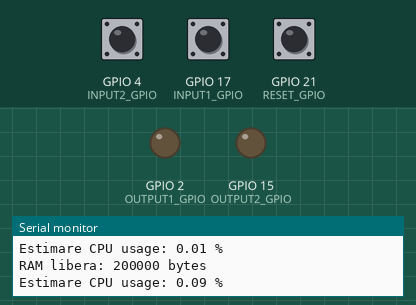
A sketch run on a simulated ESP32. Parts: output pins drawn as LEDs (lit = HIGH), the last lines printed to the serial monitor. The inputs (shaded band) are chosen by the test bench; at power-on: GPIO 17 (INPUT1_GPIO) HIGH, GPIO 4 (INPUT2_GPIO) HIGH, GPIO 21 (RESET_GPIO) HIGH.

Above: at 2.2 s.
2.3 s: GPIO 17 (INPUT1_GPIO) pulled LOW for 1 s
At 3.5 s:
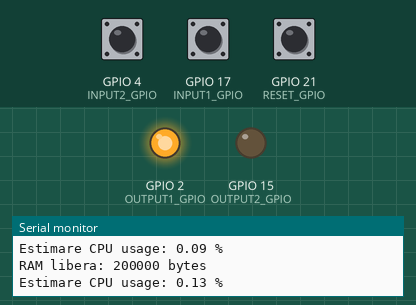
5.2 s: GPIO 17 (INPUT1_GPIO) pulled LOW for 3.2 s
At 9.2 s:
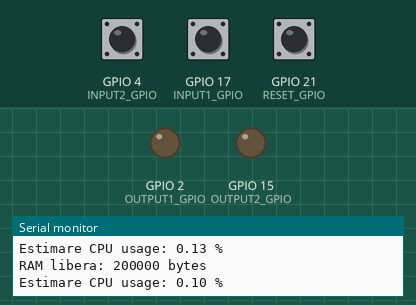
10.3 s: GPIO 4 (INPUT2_GPIO) pulsed LOW 5 times (0.12 s each, 0.3 s apart)
At 12.2 s:
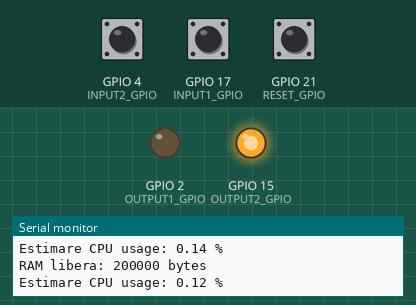
13.3 s: GPIO 17 (INPUT1_GPIO) pulled LOW for 1 s
At 14.5 s:
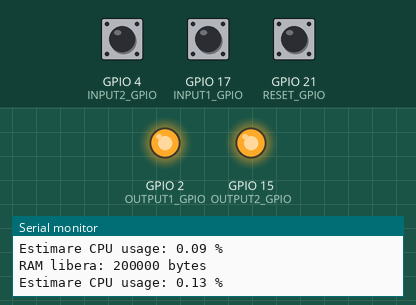
16.2 s: GPIO 21 (RESET_GPIO) pulled LOW for 0.15 s
At 16.6 s:
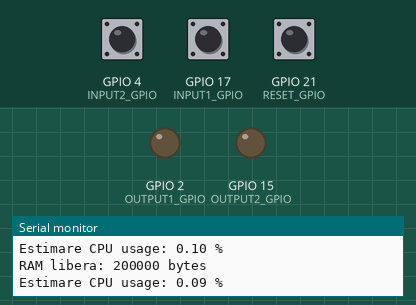
Timing chart, 0 to 18.8 s (numbered marks = the images above; inputs shaded):
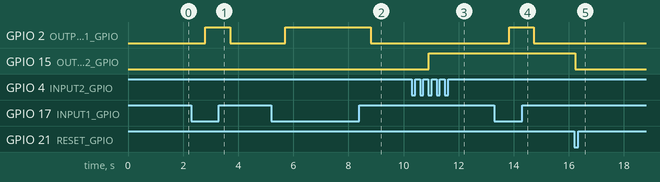

The sketch:

result_CTU.ino
```cpp
// Arduino code generated from .st file

#include <timers.h>
#include <counters.h>
#include <triggers.h>
#include "esp_heap_caps.h"
#include <Arduino.h>

#define INPUT1_GPIO 17
#define INPUT2_GPIO 4
#define RESET_GPIO 21
#define OUTPUT1_GPIO 2
#define OUTPUT2_GPIO 15

unsigned long activeTime = 0;
unsigned long lastSecond = millis();
unsigned long latency;
unsigned long start;

bool press = 0;
bool led_on = 0;

unsigned long counter = 0;

TON TON0;
TOF TOF0;
CTU CTU0;
TP TP0;
R_TRIG R_TRIG1;

void setup() {
  Serial.begin(115200);
  delay(1000);

  pinMode(INPUT1_GPIO, INPUT_PULLUP);
  pinMode(INPUT2_GPIO, INPUT_PULLUP);
  pinMode(RESET_GPIO, INPUT_PULLUP);
  pinMode(OUTPUT1_GPIO, OUTPUT);
  pinMode(OUTPUT2_GPIO, OUTPUT);

  TON0.PT = 500;
  TOF0.PT = 500;
  TP0.PT = 100;
  CTU0.PV = 3;
}

void loop() {
  unsigned long loopStart = micros();

  if (digitalRead(INPUT2_GPIO) == LOW) {
    counter++;
  }

  if (digitalRead(INPUT2_GPIO) == LOW && press == 0 && counter >= 3) {
    press = 1;
    start = micros();
  }

  bool input1 = (digitalRead(INPUT1_GPIO) == LOW);
  bool input2 = (digitalRead(INPUT2_GPIO) == LOW);
  bool reset = (digitalRead(RESET_GPIO) == LOW);

  TON0.IN = input1;
  TON0.update();

  TOF0.IN = TON0.Q;
  TOF0.update();

  TP0.IN = input2;
  TP0.update();

  R_TRIG1.CLK = TP0.Q;
  R_TRIG1.update();

  CTU0.CU = R_TRIG1.Q;
  CTU0.R = reset;
  CTU0.update();

  digitalWrite(OUTPUT1_GPIO, TOF0.Q ? HIGH : LOW);
  digitalWrite(OUTPUT2_GPIO, CTU0.Q ? HIGH : LOW);

  if (digitalRead(OUTPUT2_GPIO) == HIGH && led_on == 0) {
    latency = micros() - start;
    led_on = 1;

    Serial.print("Latenta OUTPUT: ");
    Serial.print(latency);
    Serial.println(" us");
  }

  unsigned long loopEnd = micros();
  activeTime += (loopEnd - loopStart);

  if (millis() - lastSecond >= 1000) {
    Serial.print("RAM libera: ");
    Serial.print(esp_get_free_heap_size());
    Serial.println(" bytes");

    float cpuUsage = (float)activeTime / 10000.0;
    Serial.print("Estimare CPU usage: ");
    Serial.print(cpuUsage, 2);
    Serial.println(" %");

    activeTime = 0;
    lastSecond = millis();
  }

  delay(100);
}
```

counters.h
```cpp
#ifndef __counters_h__
#define __counters_h__

#include <Arduino.h>

class CTU {
    public:
        bool CU = false;
        bool R = false;
        int PV = 0;
        int CV = 0;
        bool Q = false;

        void update() {
            if (R) {
                CV = 0;
                Q = false;
            } else if (CU) {
                CV++;
                if (CV >= PV) {
                    Q = true;
                }
            }
        }
};

class CTD {
    public:
        bool CD = false;
        bool LD = false;
        int PV = 0;
        int CV = 0;
        bool Q = false;

        void update() {
            if (LD) {
                CV = PV;
                Q = false;
            } else if (CD) {
                if (CV > 0)
                    CV--;
                Q = (CV <= 0);
            }
        }
};

class CTUD {
    public:
        bool CU = false;
        bool CD = false;
        bool R = false;
        bool LD = false;
        int PV = 0;
        int CV = 0;

        bool QU = false;
        bool QD = false;
        bool CU_T = false;
        bool CD_T = false;

    private:
       bool prev_CU = false;
       bool prev_CD = false;

    public:
        void update() {
            CU_T = (CU && !prev_CU);
            CD_T = (CD && !prev_CD);
            prev_CU = CU;
            prev_CD = CD;

            if (R) {
                CV = 0;
            } else if (LD) {
                CV = PV;
            } else {
                if (CU_T)
                    CV++;
                if (CD_T && CV > 0)
                    CV--;
            }

            QU = (CV >= PV);
            QD = (CV <= 0);
        }
};

template<typename T>
class CTU_Generic {
    public:
        bool CU = false;
        bool R = false;
        T PV = 0;
        T CV = 0;
        bool Q = false;

        void update() {
            if (R) {
                CV = 0;
                Q = false;
            } else if (CU) {
                CV++;
                if (CV >= PV) {
                    Q = true;
                }
            }
        }
};

using CTU_DINT = CTU_Generic<int32_t>;
using CTU_LINT = CTU_Generic<int64_t>;
using CTU_UDINT = CTU_Generic<uint32_t>;
using CTU_ULINT = CTU_Generic<uint64_t>;

template<typename T>
class CTD_Generic {
    public:
        bool CD = false;
        bool LD = false;
        T PV = 0;
        T CV = 0;
        bool Q = false;

        void update() {
            if (LD) {
                CV = PV;
                Q = false;
            } else if (CD) {
                if (CV > 0)
                    CV--;
                Q = (CV <= 0);
            }
        }
};

using CTD_DINT = CTD_Generic<int32_t>;
using CTD_LINT = CTD_Generic<int64_t>;
using CTD_UDINT = CTD_Generic<uint32_t>;
using CTD_ULINT = CTD_Generic<uint64_t>;

template<typename T>
class CTUD_Generic {
    public:
        bool CU = false;
        bool CD = false;
        bool R = false;
        bool LD = false;
        T PV = 0;
        T CV = 0;

        bool QU = false;
        bool QD = false;
        bool CU_T = false;
        bool CD_T = false;

    private:
       bool prev_CU = false;
       bool prev_CD = false;

    public:
        void update() {
            CU_T = (CU && !prev_CU);
            CD_T = (CD && !prev_CD);
            prev_CU = CU;
            prev_CD = CD;

            if (R) {
                CV = 0;
            } else if (LD) {
                CV = PV;
            } else {
                if (CU_T)
                    CV++;
                if (CD_T && CV > 0)
                    CV--;
            }

            QU = (CV >= PV);
            QD = (CV <= 0);
        }
};

using CTUD_DINT = CTUD_Generic<int32_t>;
using CTUD_LINT = CTUD_Generic<int64_t>;
using CTUD_UDINT = CTUD_Generic<uint32_t>;
using CTUD_ULINT = CTUD_Generic<uint64_t>;

#endif
```

timers.h
```cpp
#ifndef __timers_h__
#define __timers_h__

#include <Arduino.h>

class TON {
	public:
		bool IN = false;
		bool Q = false;
		unsigned long PT = 0;
		unsigned long _start = 0;

		void update() {
			if (IN) {
			if (_start == 0) _start = millis();
			if (millis() - _start >= PT) Q = true;
			} else {
			_start = 0;
			Q = false;
			}
		}
};

class TOF {
	public:
		bool IN = false;
		bool Q = false;
		unsigned long PT = 0;
		unsigned long _stop = 0;

		void update() {
			if (IN) {
			Q = true;
			_stop = millis();
			} else {
			if (millis() - _stop >= PT) Q = false;
			}
		}
};

class TP {
	public:
	  bool IN = false;
	  bool Q = false;
	  unsigned long PT = 1000;
	  unsigned long startTime = 0;
	  bool triggered = false;

	  void update() {
		if (IN && !triggered) {
		  Q = true;
		  startTime = millis();
		  triggered = true;
		}

		if (triggered && millis() - startTime >= PT) {
		  Q = false;
		}

		if (!IN) {
		  triggered = false;
		}
	  }
  };

#endif
```

triggers.h
```cpp
#ifndef __triggers_h__
#define __triggers_h__

#include <Arduino.h>

class R_TRIG {
	public:
		bool CLK = false;
		bool Q = false;
	private:
		bool prev = false;

	public:
		void update() {
			Q = (CLK && !prev);
			prev = CLK;
		}
};

class F_TRIG {
	public:
		bool CLK = false;
		bool Q = false;
	private:
		bool prev = false;

	public:
		void update() {
			Q = (!CLK && prev);
			prev = CLK;
		}
};

class SR {
	public:
		bool S = false;
		bool R = false;
		bool Q = false;

		void update() {
			if (S) {
				Q = true;
			} else if (R) {
				Q = false;
			}
		}
};

class RS {
	public:
		bool S = false;
		bool R = false;
		bool Q = false;

		void update() {
			if (R) {
				Q = false;
			} else if (S) {
				Q = true;
			}
		}
};

class SEMA {
	public:
		bool CLAIM = false;
	  	bool RELEASE = false;
	  	bool BUSY = false;

	  	void update() {
			if (RELEASE) {
		  		BUSY = false;
			} else if (CLAIM && !BUSY) {
		  		BUSY = true;
			}
	  	}
};

#endif
```

Measured:
- after the input at 2.3 s, GPIO 2 (OUTPUT1_GPIO): LOW → HIGH after 0.50 s, → LOW 0.90 s later
- after the input at 5.2 s, GPIO 2 (OUTPUT1_GPIO): LOW → HIGH after 0.51 s, → LOW 3.1 s later
- after the input at 10.3 s, GPIO 15 (OUTPUT2_GPIO): LOW → HIGH after 0.62 s
- after the input at 13.3 s, GPIO 2 (OUTPUT1_GPIO): LOW → HIGH after 0.53 s, → LOW 0.90 s later
- after the input at 16.2 s, GPIO 15 (OUTPUT2_GPIO): HIGH → LOW at once
